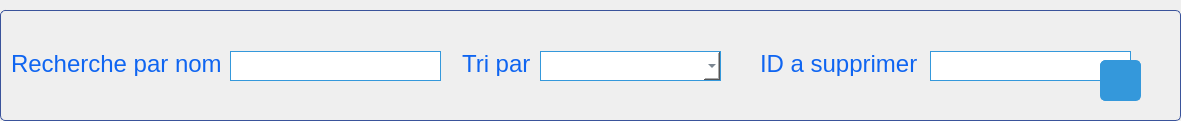
           <widget class="QGroupBox" name="groupBox_50">
            <property name="geometry">
             <rect>
              <x>100</x>
              <y>10</y>
              <width>1181</width>
              <height>121</height>
             </rect>
            </property>
            <property name="styleSheet">
             <string notr="true">QGroupBox {
    border: 1px solid #3a539b; /* Darker blue */
    border-radius: 5px;
    margin-top: 10px;
}

QGroupBox::title {
    subcontrol-origin: margin;
    subcontrol-position: top center;
    padding: 5px;
    color: #3a539b; /* Darker blue */
    font-weight: bold;
}

QLabel {
    color: #0F65F1; /* Medium blue */
    font-size: 24px; /* Larger font size */
    font-family: &quot;Candara&quot;, sans-serif; /* Different font family */
}

QComboBox {
    background-color: #ffffff; /* Light white background */
    border: 1px solid #3498db; /* Medium blue */
    padding: 5px;
    color: #2c3e50; /* Dark gray text */
    selection-background-color: #3498db; /* Medium blue */
}

QLineEdit {
    background-color: #ffffff; /* Light white background */
    border: 1px solid #3498db; /* Medium blue */
    padding: 5px;
    color: #2c3e50; /* Dark gray text */
}

QDateEdit {
    background-color: #ffffff; /* Light white background */
    border: 1px solid #3498db; /* Medium blue */
    padding: 5px;
    color: #2c3e50; /* Dark gray text */
}

QPushButton {
    background-color: #3498db; /* Medium blue */
    color: #ffffff; /* White text */
    border: 1px solid #3498db; /* Medium blue */
    padding: 12px 24px; /* Larger padding */
    border-radius: 5px;
    font-family: &quot;Cambria&quot;, serif; /* Different font family */
    font-size: 20px; /* Larger font size */
}

QPushButton:hover {
    background-color: #2980b9; /* Darker hover color */
    border: 1px solid #2980b9; /* Darker hover color */
}
</string>
            </property>
            <property name="title">
             <string/>
            </property>
            <widget class="QLineEdit" name="lineEdit_118">
             <property name="geometry">
              <rect>
               <x>230</x>
               <y>51</y>
               <width>211</width>
               <height>30</height>
              </rect>
             </property>
            </widget>
            <widget class="QLabel" name="label_259">
             <property name="geometry">
              <rect>
               <x>11</x>
               <y>51</y>
               <width>211</width>
               <height>25</height>
              </rect>
             </property>
             <property name="text">
              <string>Recherche par nom :</string>
             </property>
            </widget>
            <widget class="QLabel" name="label_260">
             <property name="geometry">
              <rect>
               <x>462</x>
               <y>51</y>
               <width>72</width>
               <height>25</height>
              </rect>
             </property>
             <property name="text">
              <string>Tri par :</string>
             </property>
            </widget>
            <widget class="QComboBox" name="comboBox_78">
             <property name="geometry">
              <rect>
               <x>540</x>
               <y>51</y>
               <width>181</width>
               <height>30</height>
              </rect>
             </property>
            </widget>
            <widget class="QLabel" name="label_261">
             <property name="geometry">
              <rect>
               <x>760</x>
               <y>51</y>
               <width>161</width>
               <height>25</height>
              </rect>
             </property>
             <property name="text">
              <string>ID a supprimer :</string>
             </property>
            </widget>
            <widget class="QLineEdit" name="lineEdit_119">
             <property name="geometry">
              <rect>
               <x>930</x>
               <y>51</y>
               <width>201</width>
               <height>30</height>
              </rect>
             </property>
            </widget>
            <widget class="QPushButton" name="pushButton_37">
             <property name="geometry">
              <rect>
               <x>1100</x>
               <y>60</y>
               <width>41</width>
               <height>41</height>
              </rect>
             </property>
             <property name="text">
              <string/>
             </property>
             <property name="icon">
              <iconset>
               <normaloff>../../../Downloads/icons8-trash-50.png</normaloff>../../../Downloads/icons8-trash-50.png</iconset>
             </property>
             <property name="iconSize">
              <size>
               <width>25</width>
               <height>25</height>
              </size>
             </property>
            </widget>
           </widget>
